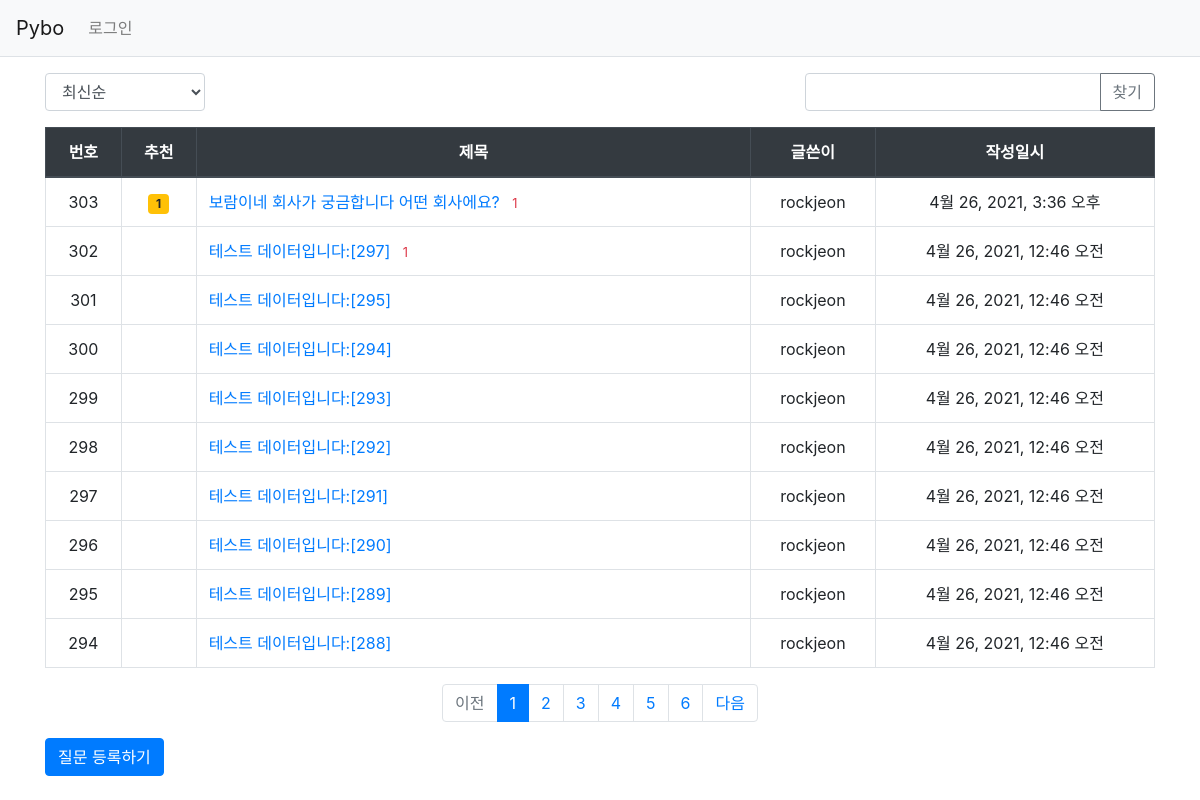
The page / on the database its author committed.
### pybo/models.py (models this page shows, shortened)
class Question(models.Model):
    author = models.ForeignKey(User, on_delete=models.CASCADE, related_name='author_question')
    objects = models.Manager()
    subject = models.CharField(max_length=200) # 글자 수 를 제한하는
    content = models.TextField() # 글자 수 제한이 없는
    create_date = models.DateTimeField() # 날짜 시간 관련 속성은 DateTimeField
    modify_date = models.DateTimeField(null = True, blank = True) # null 을 사용한다 / 입력 폼 데이터 검사 시 값이 없어도 된다.
    voter = models.ManyToManyField(User, related_name='voter_question')  # voter 추가

### pybo/views.py (the view, shortened to what this page needs)
# urls.py: path('', views.index, name='index'),
def index(request):
    page = request.GET.get('page', '1')  # 페이지
    kw = request.GET.get('kw', '')  # 검색어
    so = request.GET.get('so', 'recent')  # 정렬기준
    if so == 'recommend':
        question_list = Question.objects.annotate(num_voter=Count('voter')).order_by('-num_voter', '-create_date')
    elif so == 'popular':
        question_list = Question.objects.annotate(num_answer=Count('answer')).order_by('-num_answer', '-create_date')
    else:  # recent
        question_list = Question.objects.order_by('-create_date')
    question_list = Question.objects.order_by('-create_date')
    paginator = Paginator(question_list, 10)  # 페이지당 10개씩 보여주기
    page_obj = paginator.get_page(page)
    context = {'question_list': page_obj, 'page': page, 'kw': kw, 'so': so}  # page와 kw가 추가되었다.
    return render(request, 'pybo/question_list.html', context)

### pybo/templatetags/pybo_filter.py (called while the page is built)
@register.filter
def sub(value, args):
    return value - args

### templates/pybo/question_list.html (shortened to what this page needs)
{% extends 'base.html' %}
{% load pybo_filter %}
{% block content %}
<div class="container my-3">
    <div class="row justify-content-between my-3">
        <div class="col-2">
            <select class="form-control so">
                <option value="recent" {% if so == 'recent' %}selected{% endif %}>최신순</option>
            </select>
        </div>
        <div class="col-4 input-group">
            <input type="text" class="form-control kw" value="{{ kw|default_if_none:'' }}">
            <div class="input-group-append">
                <button class="btn btn-outline-secondary" type="button" id="btn_search">찾기</button>
            </div>
        </div>
    </div>
    <table class="table table-bordered">
        <thead>
        <tr class="text-center thead-dark">
            <th>번호</th>
            <th>추천</th>
            <th style="width:50%">제목</th>
            <th>글쓴이</th>
            <th>작성일시</th>
        </tr>
        </thead>
        <tbody>
        {% if question_list %}
        {% for question in question_list %}
        <tr class = 'text-center'>
            <td>{{ question_list.paginator.count|sub:question_list.start_index|sub:forloop.counter0|add:1 }}</td>
            <td>
                {% if question.voter.all.count > 0 %}
                <span class="badge badge-warning px-2 py-1">{{ question.voter.all.count }}</span>
                {% endif %}
            </td>
            <td class='text-left'>
                <a href="{% url 'pybo:detail' question.id %}">{{ question.subject }}</a>
                {% if question.answer_set.count > 0 %}
                <span class="text-danger small ml-2">{{ question.answer_set.count }}</span>
                {% endif %}
            </td>
            <td>{{ question.author.username }}</td>
            <td>{{ question.create_date }}</td>
        </tr>
        {% endfor %}
        {% else %}
        <tr>
            <td colspan="3">질문이 없습니다.</td>
        </tr>
        {% endif %}
        </tbody>
    </table>
    <ul class="pagination justify-content-center">
        {% if question_list.has_previous %}
        <li class="page-item">
            <a class="page-link" data-page="{{ question_list.previous_page_number }}" href="#">이전</a>
        </li>
        {% else %}
        <li class="page-item disabled">
            <a class="page-link" tabindex="-1" aria-disabled="true" href="#">이전</a>
        </li>
        {% endif %}
        {% for page_number in question_list.paginator.page_range %}
        {% if page_number >= question_list.number|add:-5 and page_number <= question_list.number|add:5 %}
            {% if page_number == question_list.number %}
            <li class="page-item active" aria-current="page">
                <a class="page-link" data-page="{{ page_number }}" href="#">{{ page_number }}</a>
            </li>
            {% else %}
            <li class="page-item">
                <a class="page-link" data-page="{{ page_number }}" href="#">{{ page_number }}</a>
            </li>
            {% endif %}
        {% endif %}
        {% endfor %}
        {% if question_list.has_next %}
        <li class="page-item">
            <a class="page-link" data-page="{{ question_list.next_page_number }}" href="#">다음</a>
        </li>
        {% else %}
        <li class="page-item disabled">
            <a class="page-link" tabindex="-1" aria-disabled="true" href="#">다음</a>
        </li>
        {% endif %}
    </ul>
    <a href="{% url 'pybo:question_create' %}" class="btn btn-primary">질문 등록하기</a>
</div>
{% endblock %}

### rows shown on the page
Question: paginator.count|sub "303", voter.all.count "1", subject "보람이네 회사가 궁금합니다 어떤 회사에요?", answer_set.count "1", author.username "rockjeon", create_date "4월 26, 2021, 3:36 오후"
Question: paginator.count|sub "302", subject "테스트 데이터입니다:[297]", answer_set.count "1", author.username "rockjeon", create_date "4월 26, 2021, 12:46 오전"
Question: paginator.count|sub "301", subject "테스트 데이터입니다:[295]", author.username "rockjeon", create_date "4월 26, 2021, 12:46 오전"
Question: paginator.count|sub "300", subject "테스트 데이터입니다:[294]", author.username "rockjeon", create_date "4월 26, 2021, 12:46 오전"
Question: paginator.count|sub "299", subject "테스트 데이터입니다:[293]", author.username "rockjeon", create_date "4월 26, 2021, 12:46 오전"
Question: paginator.count|sub "298", subject "테스트 데이터입니다:[292]", author.username "rockjeon", create_date "4월 26, 2021, 12:46 오전"
Question: paginator.count|sub "297", subject "테스트 데이터입니다:[291]", author.username "rockjeon", create_date "4월 26, 2021, 12:46 오전"
Question: paginator.count|sub "296", subject "테스트 데이터입니다:[290]", author.username "rockjeon", create_date "4월 26, 2021, 12:46 오전"
Question: paginator.count|sub "295", subject "테스트 데이터입니다:[289]", author.username "rockjeon", create_date "4월 26, 2021, 12:46 오전"
Question: paginator.count|sub "294", subject "테스트 데이터입니다:[288]", author.username "rockjeon", create_date "4월 26, 2021, 12:46 오전"

### other values the page prints
{{ page_number }} "1"
{{ page_number }} "2" "3" "4" "5" "6"
